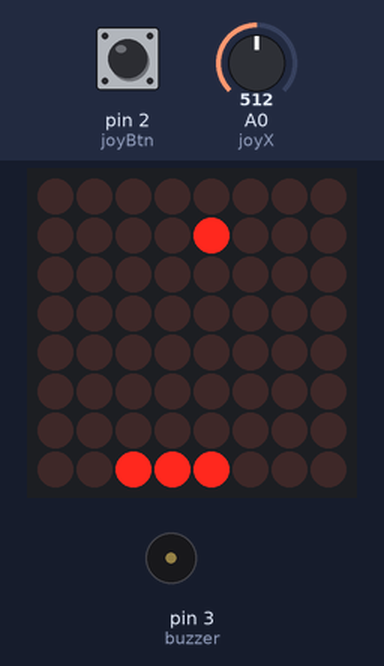
The sketch below on a simulated Arduino Uno, built with avr-gcc and run on an emulated ATmega328P. On the bench: 8×8 LED matrix, buzzer (waves = sounding). The test bench sets the inputs (shaded band); at power-on: A0 (joyX) = 512, pin 2 (joyBtn) HIGH. Random numbers use the default seed unless the sketch sets one.

Above: at 2.17 s.
2.2 s: A0 (joyX) set to 588
3.7 s: A0 (joyX) set to 618
At 3.87 s:
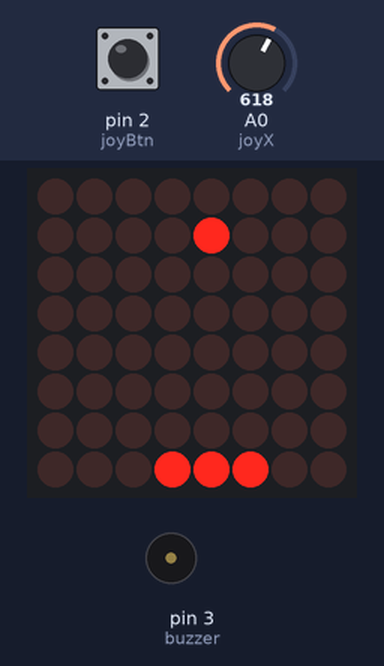
5.6 s: pin 2 (joyBtn) pulled LOW for 0.15 s
At 5.75 s:
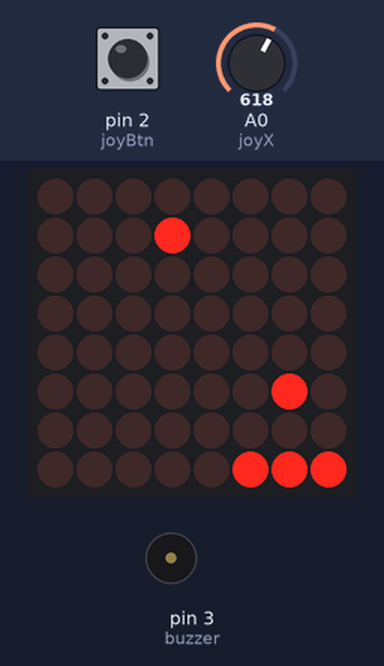
7.4 s: pin 2 (joyBtn) pulled LOW for 3.2 s
At 7.64 s:
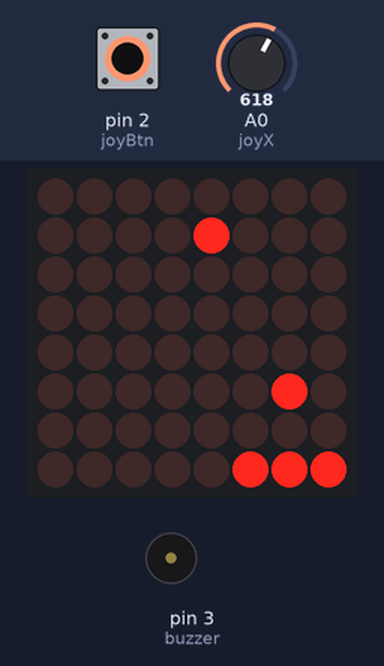
12.1 s: pin 2 (joyBtn) pulled LOW for 1 s
At 12.25 s:
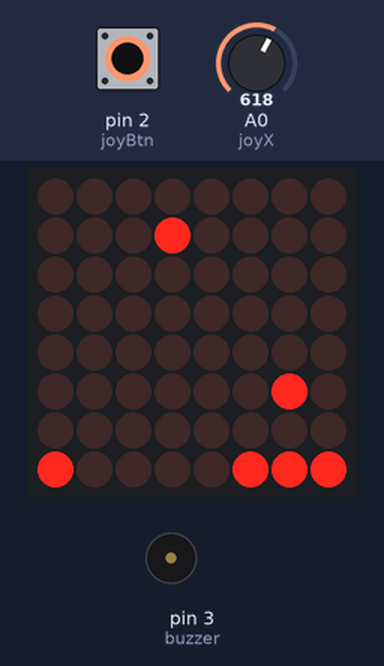
14.6 s: A0 (joyX) set to 406
16.1 s: A0 (joyX) set to 384
At 16.21 s:
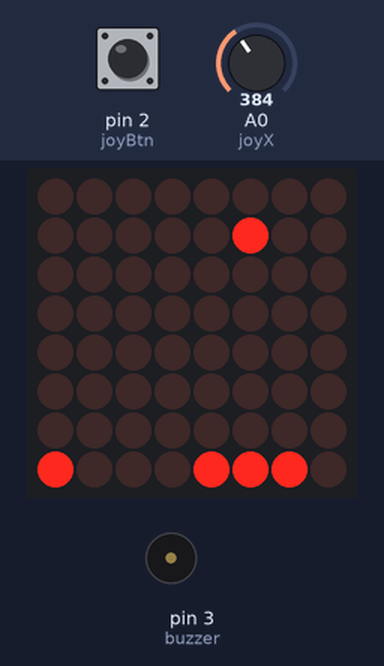
Timing chart, 0 to 19.0 s (numbered marks = the images above; inputs shaded):
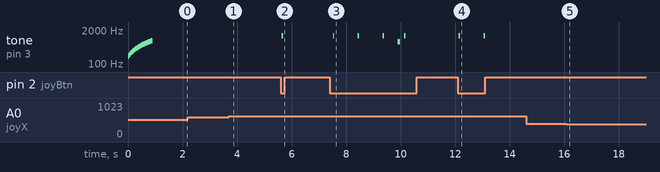

Measured:
- the behaviour switches between 600 and 601 on A0 (joyX) (found by bisection; images 0 and 1)
- the behaviour switches between 400 and 399 on A0 (joyX) (found by bisection; images 4 and 5)
- after the input at 5.6 s, tone on pin 3 (buzzer): silent → 1200 Hz at once, → silent 0.05 s later
- after the input at 7.4 s, tone on pin 3 (buzzer): plays 1200 Hz for 0.05 s, 1200 Hz for 0.05 s, 1200 Hz for 0.05 s, 700 Hz for 0.10 s, 1200 Hz for 0.05 s, starting after 0.12 s
- after the input at 12.1 s, tone on pin 3 (buzzer): alternates 1200 Hz for 0.05 s and silent for 0.86 s, starting at once

The sketch:

SnakeGame.ino
```cpp
#include <LedControl.h>

LedControl lc = LedControl(11, 13, 10, 1);

// ---------- PINS ----------
int joyX = A0;
int joyBtn = 2;
int buzzer = 3; // single buzzer

// ---------- PLAYER ----------
int shipX = 3;
int laserX = -1;
int laserY = -1;

// ---------- DEATH STAR ----------
int weakX = 3;
int weakY = 1;
int weakDir = 1;

// ---------- GAME STATE ----------
int hits = 0;
const int maxHits = 8;
bool win = false;
bool winShown = false; // shows heart once
bool gameOver = false;  // wait for restart
int speedDelay = 120;

// ---------- SETUP ----------
void setup() {
  lc.shutdown(0, false);
  lc.setIntensity(0, 8);
  lc.clearDisplay(0);

  pinMode(joyBtn, INPUT_PULLUP);
  pinMode(buzzer, OUTPUT);

  randomSeed(analogRead(0));
  dramaticStart();
}

// ---------- LOOP ----------
void loop() {

  // Show heart once
  if (win && !winShown) {
    winSound();   // Play victory sound
    showHeart();  // Display heart
    winShown = true;
    gameOver = true;  // Wait for restart
  }

  // Wait for player to restart
  if (gameOver) {
    if (digitalRead(joyBtn) == LOW) {
      resetGame();
    }
    return;
  }

  lc.clearDisplay(0);

  drawHitBar();
  moveWeakPoint();
  moveShip();
  fireLaser();
  moveLaser();
  checkHit();
  drawObjects();

  delay(speedDelay);
}

// ---------- MOVEMENT ----------
void moveWeakPoint() {
  weakX += weakDir;
  if (weakX <= 1 || weakX >= 6) weakDir *= -1;
}

void moveShip() {
  int xVal = analogRead(joyX);
  if (xVal < 400 && shipX > 1) shipX--;
  if (xVal > 600 && shipX < 6) shipX++;
}

// ---------- LASER ----------
void fireLaser() {
  if (digitalRead(joyBtn) == LOW && laserY == -1) {
    laserX = shipX;
    laserY = 6;
    blasterSound();
  }
}

void moveLaser() {
  if (laserY >= 0)
    laserY--;
}

// ---------- HIT CHECK ----------
void checkHit() {
  if (laserX == weakX && laserY == weakY) {
    hits++;
    laserY = -1;
    hitSound();

    if (hits >= maxHits) {
      win = true;
    }
  }
}

// ---------- DRAW ----------
void drawObjects() {
  // Weak point
  lc.setLed(0, weakY, weakX, true);

  // Ship
  lc.setLed(0, 7, shipX, true);
  if (shipX > 0) lc.setLed(0, 7, shipX - 1, true);
  if (shipX < 7) lc.setLed(0, 7, shipX + 1, true);

  // Laser
  if (laserY >= 0)
    lc.setLed(0, laserY, laserX, true);
}

// ---------- HIT BAR ----------
void drawHitBar() {
  for (int i = 0; i < hits; i++) {
    lc.setLed(0, 7 - i, 0, true);
  }
}

// ---------- HEART DISPLAY ----------
void showHeart() {
  byte heart[8] = {
    B01100110,
    B11111111,
    B11111111,
    B11111111,
    B01111110,
    B00111100,
    B00011000,
    B00000000
  };

  lc.clearDisplay(0);
  for (int i = 0; i < 8; i++) {
    lc.setRow(0, i, heart[i]);
  }
  delay(2000); // Show heart for 2 seconds
  lc.clearDisplay(0);
}

// ---------- SOUND ----------
void dramaticStart() {
  for (int f = 200; f < 800; f += 20) {
    tone(buzzer, f, 30);
    delay(30);
  }
  noTone(buzzer);
}

void blasterSound() {
  tone(buzzer, 1200, 50);
  delay(60);
  noTone(buzzer);
}

void hitSound() {
  tone(buzzer, 700, 100);
  delay(120);
  noTone(buzzer);
}

void winSound() {
  int notes[] = {400, 600, 800, 1000};
  for (int i = 0; i < 4; i++) {
    tone(buzzer, notes[i], 200);
    delay(220);
  }
  noTone(buzzer);
}

// ---------- RESET ----------
void resetGame() {
  shipX = 3;
  laserY = -1;

  weakX = random(2, 6);
  weakDir = random(2) ? 1 : -1;

  hits = 0;
  win = false;
  winShown = false;
  gameOver = false;
  lc.clearDisplay(0);
}
```
